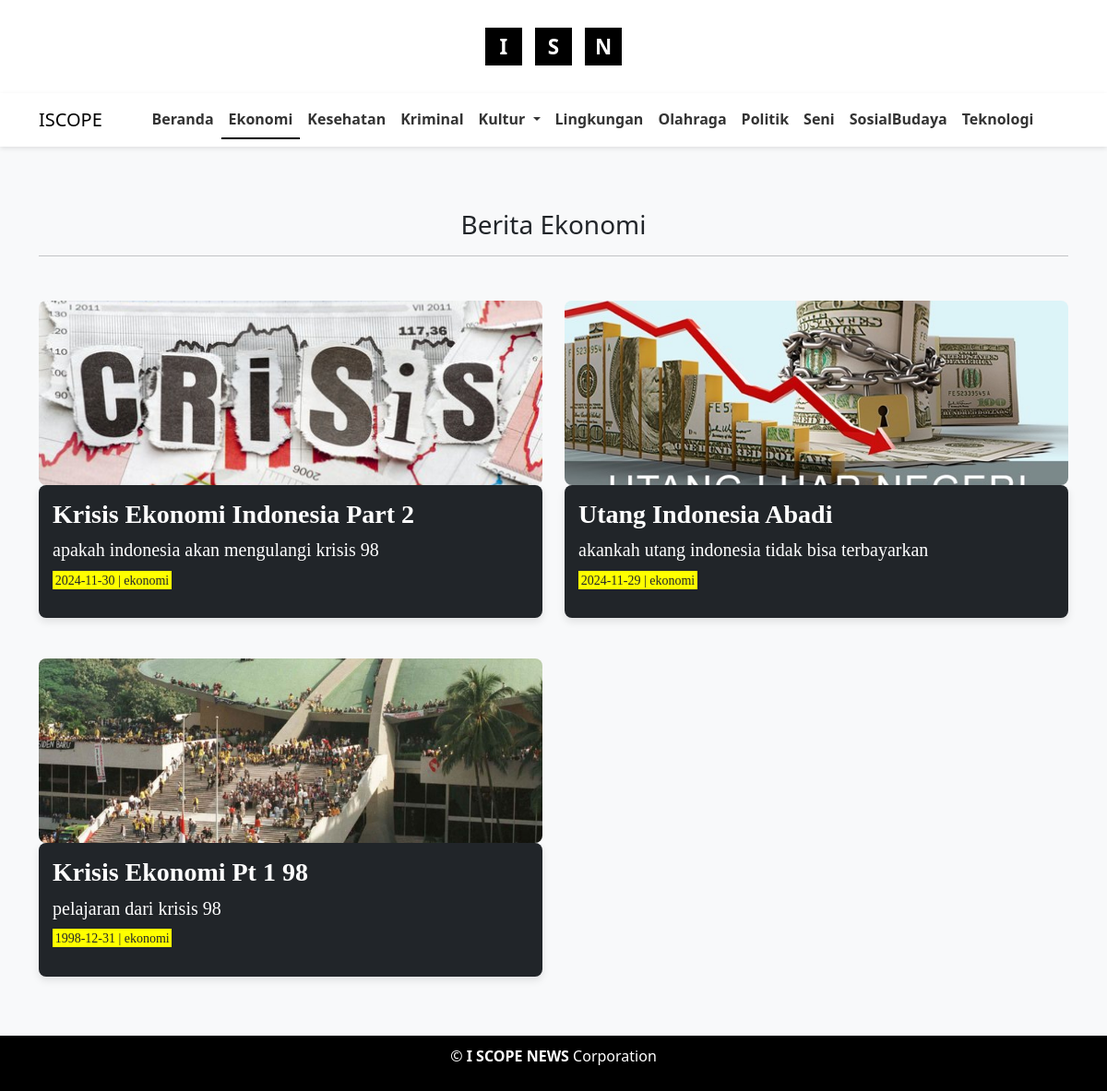
/?page=ekonomi, run on the app's committed database.
### tables this page shows
CREATE TABLE `ekonomi` (
  `id` int NOT NULL,
  `tgl` date NOT NULL,
  `judul` varchar(255) NOT NULL,
  `subjudul` varchar(255) NOT NULL DEFAULT '',
  `img` varchar(255) NOT NULL,
  `text` longtext NOT NULL,
  `jenis` varchar(50) NOT NULL
);

### ekonomi.php (the view, shortened to what this page needs)
<!DOCTYPE html>
<html lang="en">
<head>
    <link href="https://stackpath.bootstrapcdn.com/bootstrap/4.5.2/css/bootstrap.min.css" rel="stylesheet">
    <link href="https://cdn.jsdelivr.net/npm/bootstrap@5.3.3/dist/css/bootstrap.min.css" rel="stylesheet">
    <link href="https://cdnjs.cloudflare.com/ajax/libs/font-awesome/6.6.0/css/all.min.css" rel="stylesheet" />
    <link href="https://cdn.jsdelivr.net/npm/bootstrap@5.3.0-alpha1/dist/css/bootstrap.min.css" rel="stylesheet">
</head>
<body>
    <div class="container mt-5">
        <div class="text-center mb-5">
            <h3>Berita Ekonomi</h3>
            <hr>
        </div>
        <div class="row">
            <?php
            include 'koneksi.php';
            $sql = mysqli_query($koneksi, "SELECT * FROM ekonomi ORDER BY tgl DESC");
            while ($data = mysqli_fetch_array($sql)) {
            ?>
                <div class="col-lg-6 col-md-12 mb-4">
                    <div class="team-item">
                        <img src="admin/ekonomi/<?php echo htmlspecialchars($data['img']); ?>" alt="Berita Ekonomi">
                        <div class="content bg-dark">
                            <a href="ekonomi_lengkap.php?id=<?php echo $data['id']; ?>">
                                <h3><b><?php echo htmlspecialchars($data['judul']); ?></b></h3>
                                <h5><?php echo htmlspecialchars($data['subjudul']); ?></h5>
                                <p><mark><?php echo $data['tgl']; ?> | <?php echo htmlspecialchars($data['jenis']); ?></mark></p>
                            </a>
                        </div>
                    </div>
                </div>
            <?php } ?>
        </div>
    </div>
</body>
</html>

### index.php (shortened to what this page needs)
<!DOCTYPE html>
<html lang="en">
<head>
    <link href="https://cdn.jsdelivr.net/npm/bootstrap@5.3.3/dist/css/bootstrap.min.css" rel="stylesheet">
    <link href="https://cdnjs.cloudflare.com/ajax/libs/font-awesome/6.6.0/css/all.min.css" rel="stylesheet" />
    <link href="https://cdn.jsdelivr.net/npm/bootstrap@5.3.0-alpha1/dist/css/bootstrap.min.css" rel="stylesheet">
</head>
<body>
    <header>
        <h3 class="letter">I</h3>
        <h3 class="letter">S</h3>
        <h3 class="letter">N</h3>
    </header>
    <nav class="navbar navbar-expand-lg">
        <div class="container">
            <a class="navbar-brand" href="">ISCOPE</a>
            <div class="collapse navbar-collapse" id="navbarNav">
                <ul class="navbar-nav mx-auto">
                    <li class="nav-item <?php echo ($_GET['page'] == 'beranda' ? 'active' : ''); ?>">
                        <a class="nav-link" href="?page=beranda"><b>Beranda</b></a>
                    </li>
                    <li class="nav-item <?php echo ($_GET['page'] == 'ekonomi' ? 'active' : ''); ?>">
                        <a class="nav-link" href="?page=ekonomi"><b>Ekonomi</b></a>
                    </li>
                    <li class="nav-item <?php echo ($_GET['page'] == 'kesehatan' ? 'active' : ''); ?>">
                        <a class="nav-link" href="?page=kesehatan"><b>Kesehatan</b></a>
                    </li>
                    <li class="nav-item <?php echo ($_GET['page'] == 'kriminal' ? 'active' : ''); ?>">
                        <a class="nav-link" href="?page=kriminal"><b>Kriminal</b></a>
                    </li>
                    <li class="nav-item dropdown <?php echo ($_GET['page'] == 'kultur' ? 'active' : ''); ?>">
                        <a class="nav-link dropdown-toggle" href="#" role="button" data-bs-toggle="dropdown" aria-expanded="false">
                            <b>Kultur</b>
                        </a>
                    </li>
                    <li class="nav-item <?php echo ($_GET['page'] == 'lingkungan' ? 'active' : ''); ?>">
                        <a class="nav-link" href="?page=lingkungan"><b>Lingkungan</b></a>
                    </li>
                    <li class="nav-item <?php echo ($_GET['page'] == 'olahraga' ? 'active' : ''); ?>">
                        <a class="nav-link" href="?page=olahraga"><b>Olahraga</b></a>
                    </li>
                    <li class="nav-item <?php echo ($_GET['page'] == 'politik' ? 'active' : ''); ?>">
                        <a class="nav-link" href="?page=politik"><b>Politik</b></a>
                    </li>
                    <li class="nav-item <?php echo ($_GET['page'] == 'seni' ? 'active' : ''); ?>">
                        <a class="nav-link" href="?page=seni"><b>Seni</b></a>
                    </li>
                    <li class="nav-item <?php echo ($_GET['page'] == 'sosialbudaya' ? 'active' : ''); ?>">
                        <a class="nav-link" href="?page=sosialbudaya"><b>SosialBudaya</b></a>
                    </li>
                    <li class="nav-item <?php echo ($_GET['page'] == 'teknologi' ? 'active' : ''); ?>">
                        <a class="nav-link" href="?page=teknologi"><b>Teknologi</b></a>
                    </li>
                </ul>
            </div>
        </div>
    </nav>
    <div id="content">
        <?php
        include "koneksi.php";
        if (isset($_GET['page'])) {
            $page = $_GET['page'];
            switch ($page) {
                    ?>
                    <?php
                case 'ekonomi':
                    include('ekonomi.php');
                    break;
            }
        } else {
            echo '<div class="alert alert-info" role="alert">Selamat Datang di Beranda!</div>';
        }
        ?>
    </div>
    <footer>
        <p>&copy; <strong>I SCOPE NEWS</strong> Corporation</p>
    </footer>
</body>
</html>

### index.php (style rules this page uses)
body { margin: 0; font-family: 'Roboto', sans-serif; display: flex; flex-direction: column; min-height: 100vh; background-color: #ffffff; color: #333333; }
header { background-color: white; background-position: center; background-attachment: fixed; color: white; padding: 30px 0; text-align: center; position: relative; }
.letter { display: inline-block; background-color: #000; color: white; font-size: 1.4rem; width: 40px; text-align: center; line-height: 40px; padding: 0.5px 0; margin: 0 5px; }
header h3 { position: relative; z-index: 1; font-size: 2.5rem; font-weight: bold; }
footer { background-color: #000000; color: white; text-align: center; padding: 10px; position: bottom; bottom: 0; width: 100%; }
.navbar { background-color: #ffffff; box-shadow: 0 2px 5px rgba(0, 0, 0, 0.1); }
.navbar-nav .nav-link { color: #333333; transition: color 0.3s ease, border-bottom 0.3s ease; }
.navbar-nav .nav-item.active .nav-link { font-weight: bold; border-bottom: 2px solid black; }
.navbar-brand { color: #333333; }
#content { background-color: #f8f9fa; flex-grow: 1; padding: 20px; }
mark { background-color: yellow; }

### ekonomi.php (style rules this page uses)
body { background-color: #f8f9fa; }
.team-item img { width: 100%; height: 200px; object-fit: cover; border-radius: 8px; }
.row { display: flex; flex-wrap: wrap; }
.team-item { display: flex; flex-direction: column; justify-content: space-between; height: 100%; }
.content { padding: 15px; border-radius: 8px; box-shadow: 0 4px 8px rgba(0, 0, 0, 0.1); margin-bottom: 20px; font-family: 'Times New Roman', Times, serif; display: flex; flex-direction: column; height: 100%; }
.content h3, .content h5 { margin: 0 0 10px; color: white; word-wrap: break-word; overflow-wrap: break-word; white-space: normal; }
.content p { font-size: 14px; color: white; }
.content a { text-decoration: none; color: white; }
mark { background: yellow; }

### data on the page
ekonomi: img (picture), judul "Krisis Ekonomi Indonesia Part 2", subjudul "apakah indonesia akan mengulangi krisis 98", tgl "2024-11-30", jenis "ekonomi"
ekonomi: img (picture), judul "Utang Indonesia Abadi", subjudul "akankah utang indonesia tidak bisa terbayarkan", tgl "2024-11-29", jenis "ekonomi"
ekonomi: img (picture), judul "Krisis Ekonomi Pt 1 98", subjudul "pelajaran dari krisis 98", tgl "1998-12-31", jenis "ekonomi"
